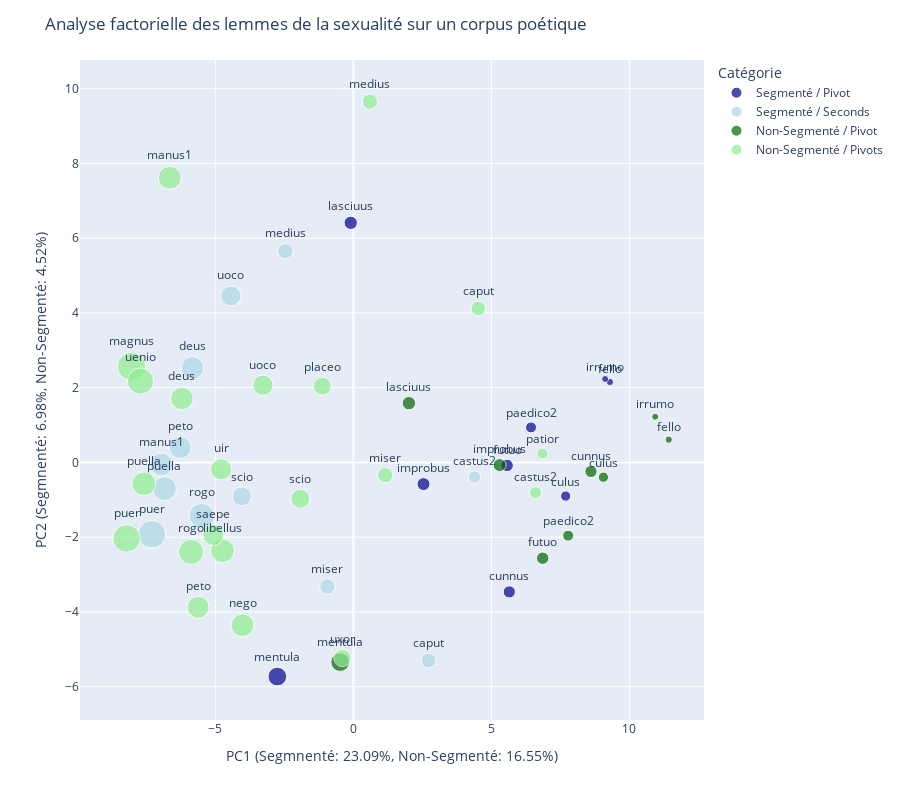

Source (notebook cell):
### Markdown cell above
## Analysis

### Sexuality

### Code cell
Clean, Dirty, GenFreq = generate_adversarial(
    texts=TEXTS,
    lemma=WORDS,
    window=GLOBAL_WINDOW,
    normalization=NORMALIZATION,
    floor=MIN_FREQ,
    cooc_floor=COOC_MIN_FREQ,
    ignore_pos=["PUNC", "OUT"],
    filter_pos=POS
)
plotly_fig, pyplot_fig = plot(Clean, Dirty, GenFreq, plotly=True, pyplot=True)

pyplot_fig.show()
plotly_fig.show()

#fig.write_html("importance-segmentation.html")
#print(f"file://{os.getcwd()}/importance-segmentation.html")

### Figure 1 — Plotly figure (JSON) as saved in the notebook; plotly's stock layout.template omitted (floating-point values rounded to 4 significant figures)
{"data": [{"hovertemplate": "Catégorie=Segmenté / Pivot<br>PC1 (Segmnenté: 23.09%, Non-Segmenté: 16.55%)=%{x}<br>PC2 (Segmnenté: 6.98%, Non-Segmenté: 4.52%)=%{y}<br>Fréquence globale=%{marker.size}<br>index=%{text}<extra></extra>", "legendgroup": "Segmenté / Pivot", "marker": {"color": "darkblue", "size": [37, 32, 73, 35, 31, 22, 25, 11, 10], "sizemode": "area", "sizeref": 0.4175, "symbol": "circle"}, "mode": "markers+text", "name": "Segmenté / Pivot", "orientation": "v", "showlegend": true, "text": ["lasciuus", "futuo", "mentula", "improbus", "cunnus", "culus", "paedico2", "fello", "irrumo"], "textposition": "top center", "type": "scatter", "x": [-0.09477, 5.571, -2.753, 2.541, 5.649, 7.69, 6.436, 9.293, 9.121], "xaxis": "x", "y": [6.411, -0.07877, -5.727, -0.5784, -3.463, -0.8978, 0.9385, 2.152, 2.232], "yaxis": "y"}, {"hovertemplate": "Catégorie=Segmenté / Seconds<br>PC1 (Segmnenté: 23.09%, Non-Segmenté: 16.55%)=%{x}<br>PC2 (Segmnenté: 6.98%, Non-Segmenté: 4.52%)=%{y}<br>Fréquence globale=%{marker.size}<br>index=%{text}<extra></extra>", "legendgroup": "Segmenté / Seconds", "marker": {"color": "lightblue", "size": [110, 159, 101, 107, 31, 85, 76, 132, 49, 120, 49, 45], "sizemode": "area", "sizeref": 0.4175, "symbol": "circle"}, "mode": "markers+text", "name": "Segmenté / Seconds", "orientation": "v", "showlegend": true, "text": ["manus1", "puer", "peto", "deus", "castus2", "uoco", "scio", "rogo", "miser", "puella", "medius", "caput"], "textposition": "top center", "type": "scatter", "x": [-6.956, -7.299, -6.271, -5.824, 4.389, -4.435, -4.039, -5.496, -0.941, -6.841, -2.463, 2.722], "xaxis": "x", "y": [-0.05494, -1.921, 0.3971, 2.528, -0.3895, 4.454, -0.9092, -1.431, -3.32, -0.6997, 5.656, -5.299], "yaxis": "y"}, {"hovertemplate": "Catégorie=Non-Segmenté / Pivot<br>PC1 (Segmnenté: 23.09%, Non-Segmenté: 16.55%)=%{x}<br>PC2 (Segmnenté: 6.98%, Non-Segmenté: 4.52%)=%{y}<br>Fréquence globale=%{marker.size}<br>index=%{text}<extra></extra>", "legendgroup": "Non-Segmenté / Pivot", "marker": {"color": "darkgreen", "size": [37, 32, 73, 35, 31, 22, 25, 11, 10], "sizemode": "area", "sizeref": 0.4175, "symbol": "circle"}, "mode": "markers+text", "name": "Non-Segmenté / Pivot", "orientation": "v", "showlegend": true, "text": ["lasciuus", "futuo", "mentula", "improbus", "cunnus", "culus", "paedico2", "fello", "irrumo"], "textposition": "top center", "type": "scatter", "x": [2.013, 6.859, -0.4779, 5.298, 8.607, 9.059, 7.781, 11.42, 10.93], "xaxis": "x", "y": [1.586, -2.561, -5.34, -0.06945, -0.2409, -0.3937, -1.958, 0.6106, 1.223], "yaxis": "y"}, {"hovertemplate": "Catégorie=Non-Segmenté / Pivots<br>PC1 (Segmnenté: 23.09%, Non-Segmenté: 16.55%)=%{x}<br>PC2 (Segmnenté: 6.98%, Non-Segmenté: 4.52%)=%{y}<br>Fréquence globale=%{marker.size}<br>index=%{text}<extra></extra>", "legendgroup": "Non-Segmenté / Pivots", "marker": {"color": "lightgreen", "size": [119, 167, 144, 110, 159, 25, 94, 101, 68, 107, 31, 108, 92, 85, 76, 132, 49, 120, 49, 63, 45], "sizemode": "area", "sizeref": 0.4175, "symbol": "circle"}, "mode": "markers+text", "name": "Non-Segmenté / Pivots", "orientation": "v", "showlegend": true, "text": ["libellus", "magnus", "uenio", "manus1", "puer", "patior", "uir", "peto", "placeo", "deus", "castus2", "nego", "saepe", "uoco", "scio", "rogo", "miser", "puella", "medius", "uxor", "caput"], "textposition": "top center", "type": "scatter", "x": [-4.742, -8.034, -7.709, -6.654, -8.212, 6.854, -4.79, -5.622, -1.126, -6.21, 6.603, -4.012, -5.073, -3.276, -1.915, -5.878, 1.156, -7.589, 0.5995, -0.396, 4.528], "xaxis": "x", "y": [-2.359, 2.569, 2.178, 7.618, -2.033, 0.2387, -0.1821, -3.876, 2.042, 1.708, -0.8057, -4.354, -1.94, 2.066, -0.9706, -2.391, -0.34, -0.5693, 9.655, -5.23, 4.118], "yaxis": "y"}], "layout": {"height": 800, "legend": {"itemsizing": "constant", "title": {"text": "Catégorie"}, "tracegroupgap": 0}, "margin": {"t": 60}, "title": {"text": "Analyse factorielle des lemmes de la sexualité sur un corpus poétique"}, "xaxis": {"anchor": "y", "domain": [0, 1], "title": {"text": "PC1 (Segmnenté: 23.09%, Non-Segmenté: 16.55%)"}}, "yaxis": {"anchor": "x", "domain": [0, 1], "title": {"text": "PC2 (Segmnenté: 6.98%, Non-Segmenté: 4.52%)"}}}}
